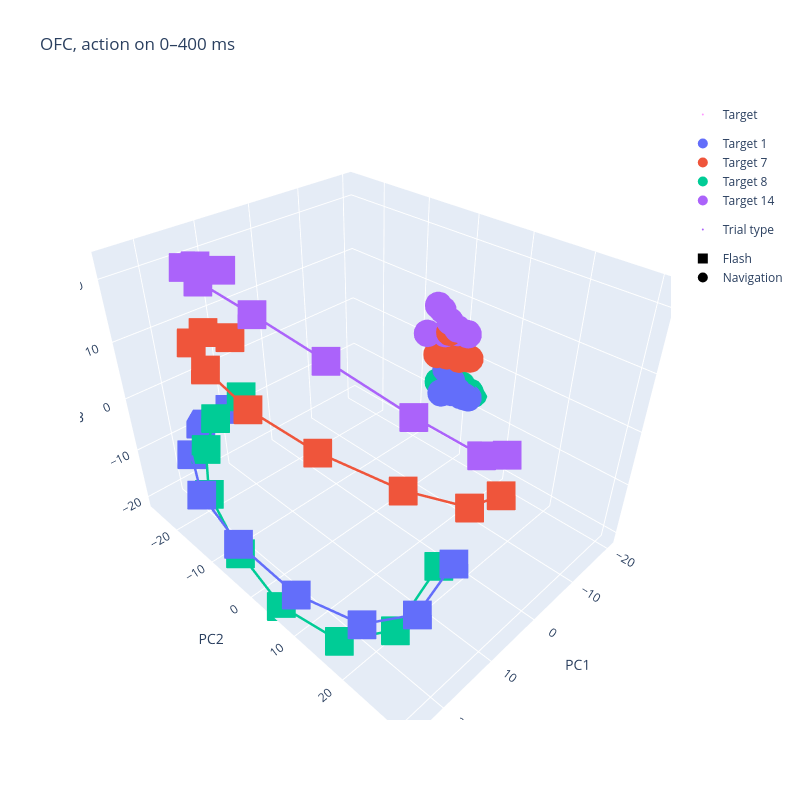

The code cell stored with this chart in its notebook:
### Code cell
# input to pca is flash action on 0-400 and navigation last step action on 0-400ms, basically, 
# these two epochs have the exact same sensory input, but different context / behavioral meaning


# -----------------------------
# Settings
# -----------------------------
targets = [1, 7, 8, 14]
values = np.arange(4)

colors = {
    1: "#636EFA",
    7: "#EF553B",
    8: "#00CC96",
    14: "#AB63FA"
}

value_sizes = values * 9

trial_symbols = {
    "Flash": "square",
    "Navigation": "circle",
}

# -----------------------------
# Figure
# -----------------------------
fig = go.Figure()

# -----------------------------
# Real data traces (no legend)
# -----------------------------
for ii, target in enumerate(targets):

    color = colors[target]

    # Flash trials
    fig.add_trace(
        go.Scatter3d(
            x=target_X[ii, 1, ::5, 0],
            y=target_X[ii, 1, ::5, 1],
            z=target_X[ii, 1, ::5, 2],
            mode="lines+markers",
            marker=dict(size=15, color=color, symbol="square"),
            line=dict(width=5, color=color),
            legendgroup=f"target_{target}",
            showlegend=False
        )
    )

    # Navigation trials

    fig.add_trace(
        go.Scatter3d(
            x=target_X[ii, 0, ::5, 0],
            y=target_X[ii, 0, ::5, 1],
            z=target_X[ii, 0, ::5, 2],
            mode="lines+markers",
            marker=dict(
                size= vv*4+4,
                color=color,
                symbol="circle"
            ),
            line=dict(width= 2, color=color),
            legendgroup=f"target_{target}",
            showlegend=False
        )
    )

# -----------------------------
# Dummy legend: Target (color)
# -----------------------------
fig.add_trace(go.Scatter3d(
    x=[None], y=[None], z=[None],
    mode="markers",
    marker=dict(size=0),
    name="Target",
    showlegend=True
))

for target in targets:
    fig.add_trace(
        go.Scatter3d(
            x=[None], y=[None], z=[None],
            mode="markers",
            marker=dict(size=10, color=colors[target], symbol="circle"),
            name=f"Target {target}",
            legendgroup="targets",
            showlegend=True
        )
    )

# -----------------------------
# Dummy legend: Trial type (symbol)
# -----------------------------
fig.add_trace(go.Scatter3d(
    x=[None], y=[None], z=[None],
    mode="markers",
    marker=dict(size=0),
    name="Trial type",
    showlegend=True
))

for label, symbol in trial_symbols.items():
    fig.add_trace(
        go.Scatter3d(
            x=[None], y=[None], z=[None],
            mode="markers",
            marker=dict(size=10, color="black", symbol=symbol),
            name=label,
            legendgroup="trial_type",
            showlegend=True
        )
    )

# -----------------------------
# Layout
# -----------------------------
fig.update_layout(
    scene=dict(
        xaxis_title="PC1",
        yaxis_title="PC2",
        zaxis_title="PC3"
    ),
    title=f"{region}, action on 0–400 ms",
    width=800,
    height=800,
    legend=dict(tracegroupgap=10)
)

fig.write_html("/Volumes/Extreme SSD/Subspace/OFC, flash and navigation, at the goal location.html")
fig.show()

### Figure 1 — Plotly figure (JSON) as saved in the notebook; plotly's stock layout.template omitted (floating-point values rounded to 4 significant figures)
{"data": [{"legendgroup": "target_1", "line": {"color": "#636EFA", "width": 5}, "marker": {"color": "#636EFA", "size": 15, "symbol": "square"}, "mode": "lines+markers", "showlegend": false, "type": "scatter3d", "x": [10.7, 17.26, 21.94, 24.38, 24.6, 23.01, 19.53, 15.39, 10.77], "y": [24.98, 24.73, 19.2, 8.534, -4.397, -15.94, -23.45, -26.33, -24.15], "z": [-7.96, -12.65, -15.36, -16.24, -15.43, -13.98, -12.07, -9.454, -7.662]}, {"legendgroup": "target_1", "line": {"color": "#636EFA", "width": 2}, "marker": {"color": "#636EFA", "size": 16, "symbol": "circle"}, "mode": "lines+markers", "showlegend": false, "type": "scatter3d", "x": [-15.81, -17.5, -18.78, -19.24, -18.55, -18.2, -17.82, -17.58, -17.56], "y": [-0.3881, 0.4161, 1.578, 2.792, 2.51, 1.231, 0.07325, -1.066, -1.014], "z": [-5.684, -6.002, -6.715, -6.809, -6.398, -5.72, -3.957, -2.001, -0.06917]}, {"legendgroup": "target_7", "line": {"color": "#EF553B", "width": 5}, "marker": {"color": "#EF553B", "size": 15, "symbol": "square"}, "mode": "lines+markers", "showlegend": false, "type": "scatter3d", "x": [9.917, 15.96, 20.31, 23.11, 23.4, 21.88, 19.03, 15.34, 11.44], "y": [30.31, 30.34, 24.4, 13.47, 0.5807, -10.85, -18.61, -21.22, -20.24], "z": [6.806, 8.85, 10.32, 11.07, 10.91, 11.03, 10.89, 10.09, 8.039]}, {"legendgroup": "target_7", "line": {"color": "#EF553B", "width": 2}, "marker": {"color": "#EF553B", "size": 16, "symbol": "circle"}, "mode": "lines+markers", "showlegend": false, "type": "scatter3d", "x": [-15.56, -16.84, -17.97, -18.59, -18.79, -18.54, -18.53, -18.66, -18.21], "y": [-1.523, -0.4702, 1.221, 2.397, 2.826, 1.849, 0.2015, -0.826, -1.274], "z": [1.509, 1.148, 0.7501, 1.082, 1.111, 1.338, 2.56, 3.62, 4.714]}, {"legendgroup": "target_8", "line": {"color": "#00CC96", "width": 5}, "marker": {"color": "#00CC96", "size": 15, "symbol": "square"}, "mode": "lines+markers", "showlegend": false, "type": "scatter3d", "x": [11.74, 18.86, 23.44, 24.91, 23.47, 21.33, 17.59, 13.76, 9.451], "y": [23.34, 22.38, 16.21, 5.377, -6.141, -16.59, -22.02, -24.11, -22.3], "z": [-8.852, -16.48, -20.15, -20.85, -19.55, -15.29, -11.25, -8.017, -4.827]}, {"legendgroup": "target_8", "line": {"color": "#00CC96", "width": 2}, "marker": {"color": "#00CC96", "size": 16, "symbol": "circle"}, "mode": "lines+markers", "showlegend": false, "type": "scatter3d", "x": [-16.51, -18.63, -20.19, -20.49, -19.89, -19.31, -19.2, -19.23, -18.98], "y": [-1.699, -0.2829, 1.506, 2.998, 2.639, 1.214, -0.8419, -2.575, -3.025], "z": [-4.342, -5.598, -6.264, -6.507, -6.095, -5.009, -3.996, -1.67, -0.008223]}, {"legendgroup": "target_14", "line": {"color": "#AB63FA", "width": 5}, "marker": {"color": "#AB63FA", "size": 15, "symbol": "square"}, "mode": "lines+markers", "showlegend": false, "type": "scatter3d", "x": [9.054, 14.84, 18.7, 20.4, 20.39, 19.58, 17.0, 13.09, 9.558], "y": [29.85, 30.43, 24.14, 12.49, -0.7083, -13.32, -21.05, -24.49, -23.35], "z": [12.07, 15.59, 19.32, 21.88, 22.67, 22.4, 21.13, 19.03, 17.55]}, {"legendgroup": "target_14", "line": {"color": "#AB63FA", "width": 2}, "marker": {"color": "#AB63FA", "size": 16, "symbol": "circle"}, "mode": "lines+markers", "showlegend": false, "type": "scatter3d", "x": [-15.8, -17.82, -19.32, -19.55, -19.2, -18.58, -18.05, -18.25, -17.84], "y": [-3.981, -1.906, -0.4869, 1.421, 1.767, 0.03839, -1.205, -3.004, -3.628], "z": [4.381, 4.361, 4.528, 4.984, 5.068, 5.676, 6.802, 8.126, 8.866]}, {"marker": {"size": 0}, "mode": "markers", "name": "Target", "showlegend": true, "type": "scatter3d", "x": [null], "y": [null], "z": [null]}, {"legendgroup": "targets", "marker": {"color": "#636EFA", "size": 10, "symbol": "circle"}, "mode": "markers", "name": "Target 1", "showlegend": true, "type": "scatter3d", "x": [null], "y": [null], "z": [null]}, {"legendgroup": "targets", "marker": {"color": "#EF553B", "size": 10, "symbol": "circle"}, "mode": "markers", "name": "Target 7", "showlegend": true, "type": "scatter3d", "x": [null], "y": [null], "z": [null]}, {"legendgroup": "targets", "marker": {"color": "#00CC96", "size": 10, "symbol": "circle"}, "mode": "markers", "name": "Target 8", "showlegend": true, "type": "scatter3d", "x": [null], "y": [null], "z": [null]}, {"legendgroup": "targets", "marker": {"color": "#AB63FA", "size": 10, "symbol": "circle"}, "mode": "markers", "name": "Target 14", "showlegend": true, "type": "scatter3d", "x": [null], "y": [null], "z": [null]}, {"marker": {"size": 0}, "mode": "markers", "name": "Trial type", "showlegend": true, "type": "scatter3d", "x": [null], "y": [null], "z": [null]}, {"legendgroup": "trial_type", "marker": {"color": "black", "size": 10, "symbol": "square"}, "mode": "markers", "name": "Flash", "showlegend": true, "type": "scatter3d", "x": [null], "y": [null], "z": [null]}, {"legendgroup": "trial_type", "marker": {"color": "black", "size": 10, "symbol": "circle"}, "mode": "markers", "name": "Navigation", "showlegend": true, "type": "scatter3d", "x": [null], "y": [null], "z": [null]}], "layout": {"height": 800, "legend": {"tracegroupgap": 10}, "scene": {"aspectmode": "auto", "aspectratio": {"x": 0.9415, "y": 1.177, "z": 0.9024}, "xaxis": {"title": {"text": "PC1"}, "type": "linear"}, "yaxis": {"title": {"text": "PC2"}, "type": "linear"}, "zaxis": {"title": {"text": "PC3"}, "type": "linear"}}, "title": {"text": "OFC, action on 0–400 ms"}, "width": 800}}
